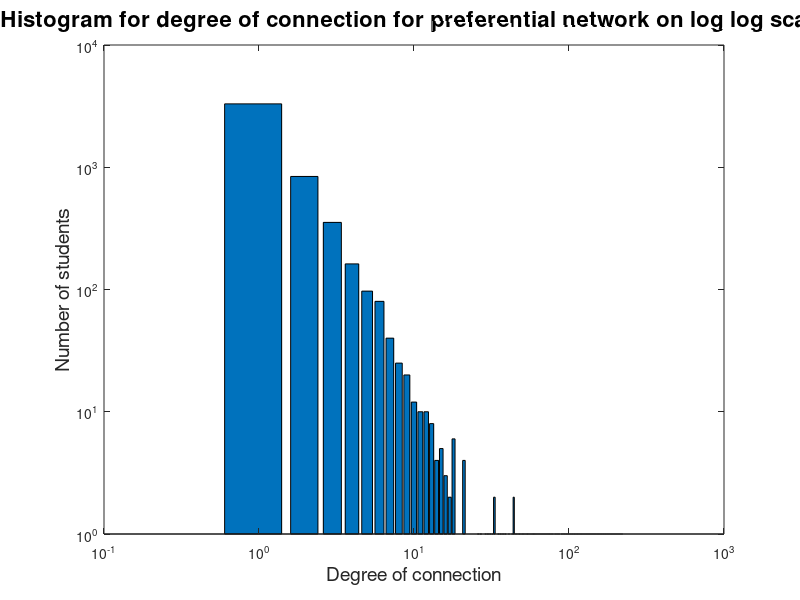
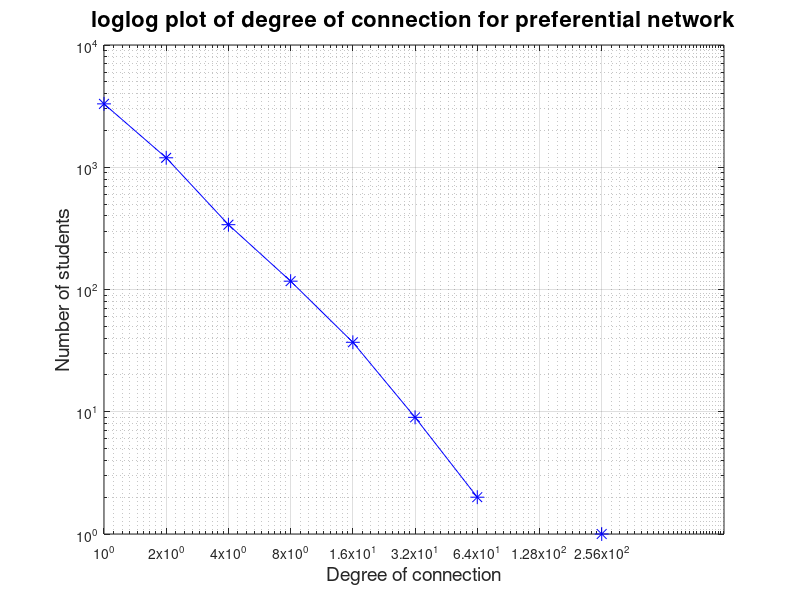

Recreate these plots in MATLAB, in order.
clear

load('Q3_3network')

%degree_nw the degree of the connect
max_degree = max(degree_nw);
h = 0;
ii = 0;
hr(1) = 1;


while h < max_degree
    ii = ii + 1;
    h = 2^ii;
    hr = [hr h]; %for our histogram
end


phis = hist(degree_nw,hr);

figure1 = figure('position', [0, 0, 700, 500]);

bar(histu)
set(gca, 'XScale', 'log')
set(gca, 'YScale', 'log')

xlabel('Degree of connection','FontSize',14)
ylabel('Number of students','FontSize',14)

title({'Histogram for degree of connection for preferential network on log log scale'}, 'FontSize', 16)
saveas(figure1,'p_nw2.png');




figure2 = figure('position', [0, 0, 700, 500]);
loglog(hr,phis,'b*-','markersize',10);
grid on
xlabel('Degree of connection','FontSize',14)
ylabel('Number of students','FontSize',14)
set(gca, 'XTick',[hr])
title({'loglog plot of degree of connection for preferential network'}, 'FontSize', 16)
saveas(figure2,'p_nw.png');
